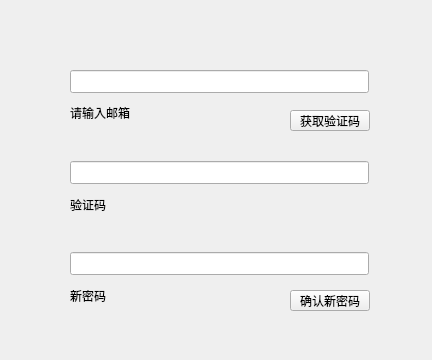
<?xml version="1.0" encoding="UTF-8"?>
<ui version="4.0">
 <class>reset</class>
 <widget class="QWidget" name="reset">
  <property name="geometry">
   <rect>
    <x>0</x>
    <y>0</y>
    <width>432</width>
    <height>360</height>
   </rect>
  </property>
  <property name="windowTitle">
   <string>Form</string>
  </property>
  <widget class="QPushButton" name="pushButton_2">
   <property name="geometry">
    <rect>
     <x>290</x>
     <y>290</y>
     <width>80</width>
     <height>21</height>
    </rect>
   </property>
   <property name="text">
    <string>确认新密码</string>
   </property>
  </widget>
  <widget class="QPushButton" name="pushButton">
   <property name="geometry">
    <rect>
     <x>290</x>
     <y>110</y>
     <width>80</width>
     <height>21</height>
    </rect>
   </property>
   <property name="text">
    <string>获取验证码</string>
   </property>
  </widget>
  <widget class="QLineEdit" name="lineEdit_4">
   <property name="geometry">
    <rect>
     <x>70</x>
     <y>70</y>
     <width>299</width>
     <height>23</height>
    </rect>
   </property>
  </widget>
  <widget class="QLineEdit" name="lineEdit_5">
   <property name="geometry">
    <rect>
     <x>70</x>
     <y>161</y>
     <width>299</width>
     <height>23</height>
    </rect>
   </property>
  </widget>
  <widget class="QLineEdit" name="lineEdit_6">
   <property name="geometry">
    <rect>
     <x>70</x>
     <y>252</y>
     <width>299</width>
     <height>23</height>
    </rect>
   </property>
  </widget>
  <widget class="QLabel" name="label_5">
   <property name="geometry">
    <rect>
     <x>70</x>
     <y>70</y>
     <width>60</width>
     <height>86</height>
    </rect>
   </property>
   <property name="text">
    <string>请输入邮箱</string>
   </property>
  </widget>
  <widget class="QLabel" name="label_6">
   <property name="geometry">
    <rect>
     <x>70</x>
     <y>162</y>
     <width>60</width>
     <height>85</height>
    </rect>
   </property>
   <property name="text">
    <string>验证码</string>
   </property>
  </widget>
  <widget class="QLabel" name="label_7">
   <property name="geometry">
    <rect>
     <x>70</x>
     <y>253</y>
     <width>60</width>
     <height>86</height>
    </rect>
   </property>
   <property name="text">
    <string>新密码</string>
   </property>
  </widget>
 </widget>
 <resources/>
 <connections/>
</ui>
